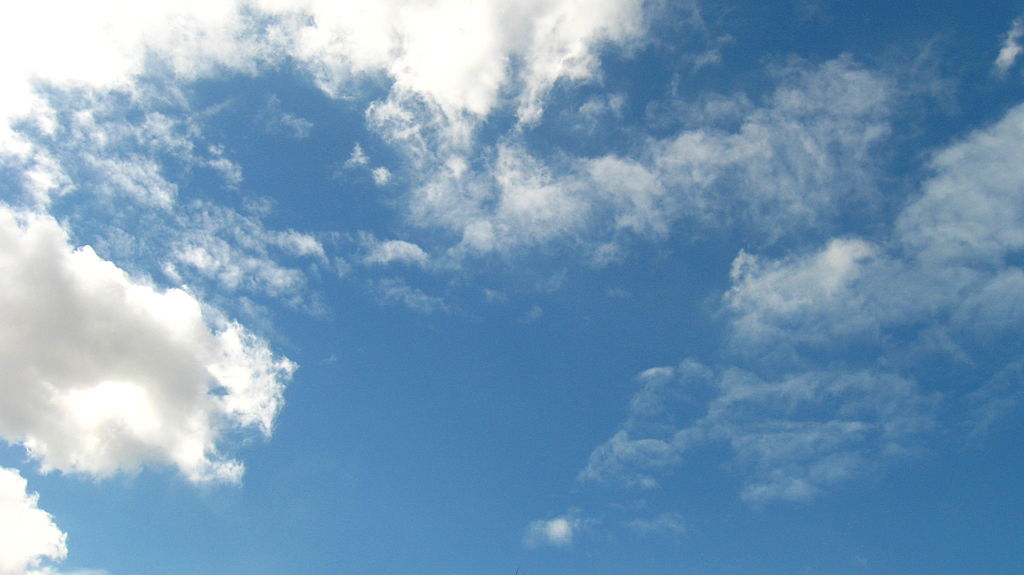
#> input picture 00_Image_Processing/images/sky.jpg, 1024 x 575 px, found by its file name
$ jupyter execute 02_Image_Processing_Functions.ipynb
#> lines starting #> are read from the running program, lines starting #| are printed output that depends on the picture
import cv2 # OpenCV use as cv2 in python

[cell 1]
# this is to show the colorful image

import cv2

img1 = cv2.imread("/Users/mekalathuruchenchaiah/Desktop/PROGRAMMING/Computer Vision/00_Image_Processing/images/sky.jpg", 1) # After the path if we keep 1 then it would be colored image, if we keep 0 then it would be gray scale image
#> img1 is the input picture: shape (575, 1024, 3); mean B, G, R 184.6, 154.6, 119
img1 = cv2.resize(img1, (600, 600)) # width and height
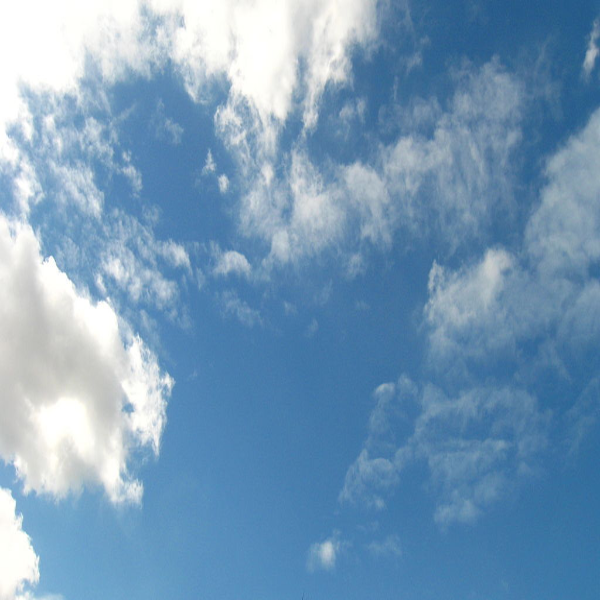
#> img1: shape (600, 600, 3); mean B, G, R 184.5, 154.5, 118.9
print(img1)
#> (printed output is left out)
cv2.imshow("Original", img1)
cv2.waitKey(10000) # 10 seconds it will hold the image
cv2.destroyAllWindows() # it will free all the windows
print("All windows freed")

[cell 2]
# Gray Scale image

import cv2

img2 = cv2.imread("/Users/mekalathuruchenchaiah/Desktop/PROGRAMMING/Computer Vision/00_Image_Processing/images/sky.jpg", 0)  # 0 means gray scale image
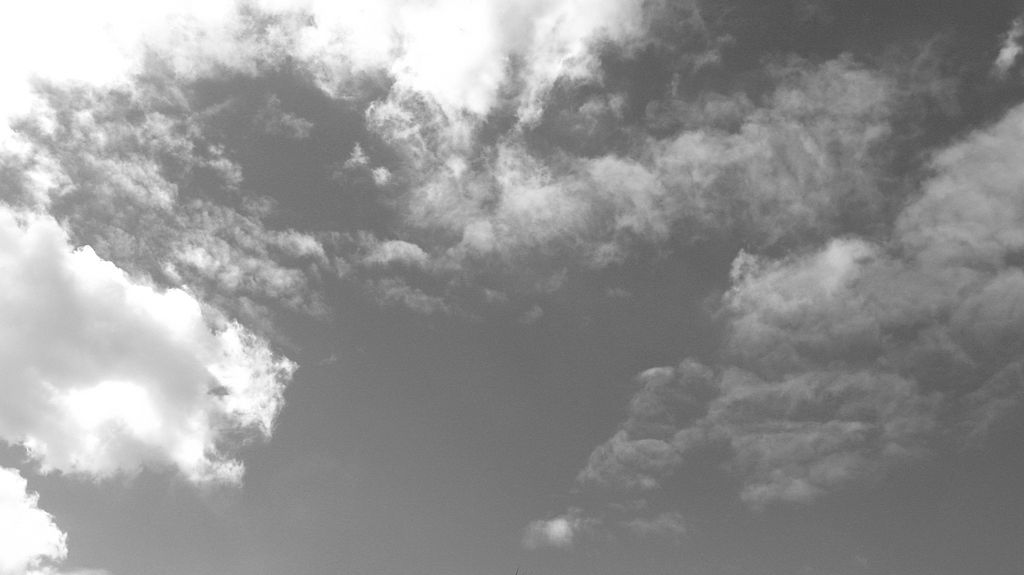
#> img2: shape (575, 1024); min 75, max 255, mean 147.4
img2 = cv2.resize(img2, (900, 600))
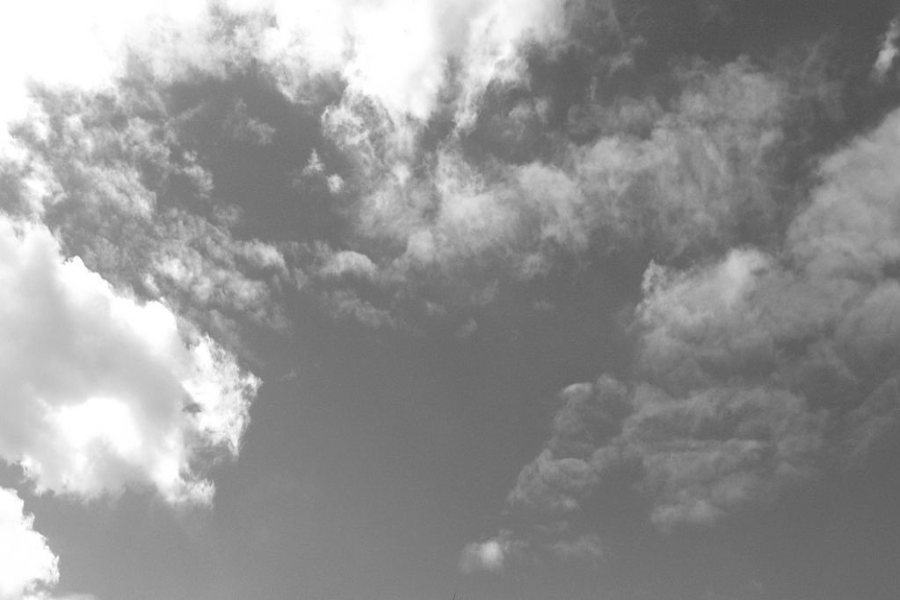
#> img2: shape (600, 900); min 76, max 255, mean 147.3
print("The array values of grayscale image", img2)
#> (printed output is left out)
cv2.imshow("Gray Scale Image", img2)
cv2.waitKey(5000)        # 5000 milli seconds
cv2.destroyAllWindows() # frees the memory
print("Memory Freed")

[cell 3]
# Saturated colors

import cv2

img3 = cv2.imread("/Users/mekalathuruchenchaiah/Desktop/PROGRAMMING/Computer Vision/00_Image_Processing/images/sky.jpg", -1) # -1 means the saturated image
img3 = cv2.resize(img3, (1000, 600))
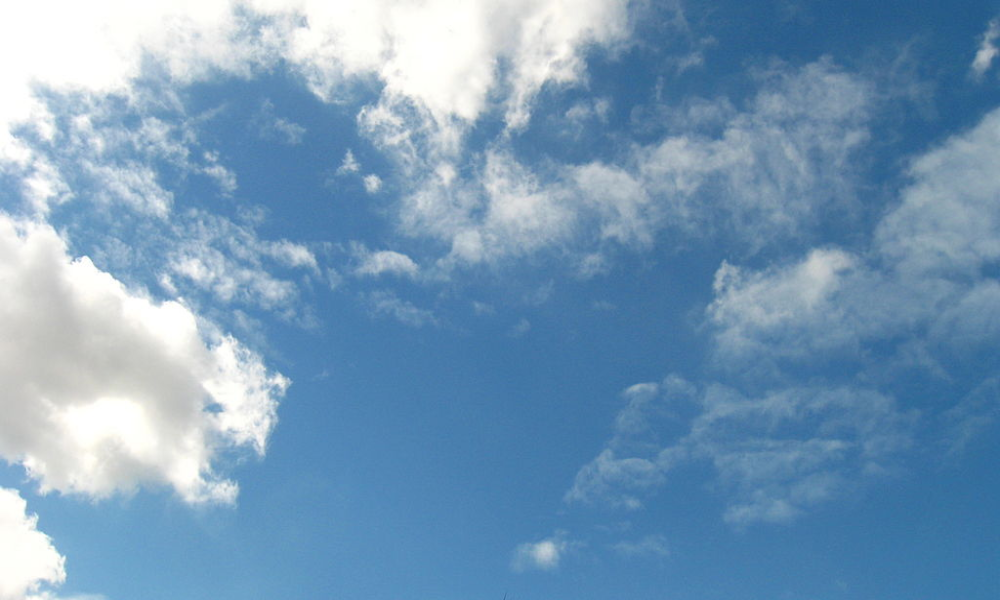
#> img3: shape (600, 1000, 3); mean B, G, R 184.5, 154.5, 118.9
print("The image values of array is :",img3)
#> (printed output is left out)
cv2.imshow("The Saturated Image", img3)
cv2.waitKey(5000)        #5000 milli seconds
cv2.destroyAllWindows()
print("The memory is freed now")

#### Mini Project

[cell 4]
path = input("Please enter the path of the image :")
#> the answer given: images/sky.jpg
print("The path you entered is :", path)
# /Users/mekalathuruchenchaiah/Desktop/PROGRAMMING/Computer Vision/00_Image_Processing/images/waymo_car.jpg

image1 = cv2.imread(path, 0) # Convert image to grayscale
image1 = cv2.resize(image1, (700, 600))
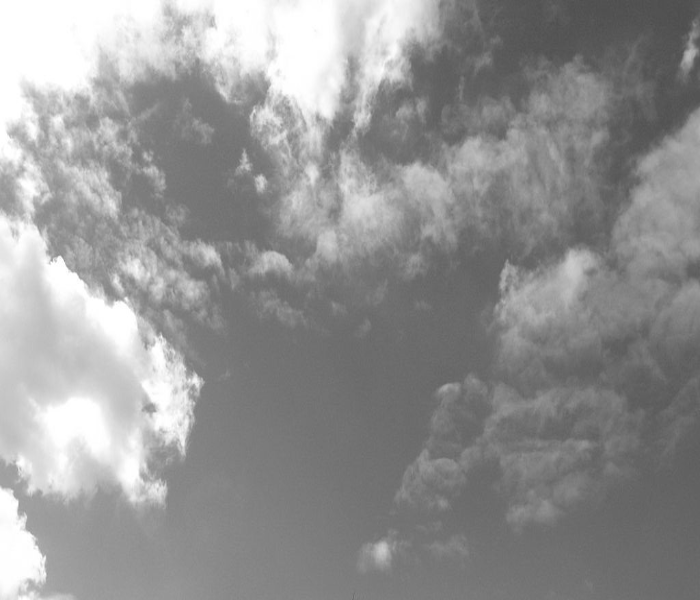
#> image1: shape (600, 700); min 76, max 255, mean 147.3
image1 = cv2.flip(image1, -1) # It accepts 3 parameters,0: Inverted -1:Inverted, 1: straight
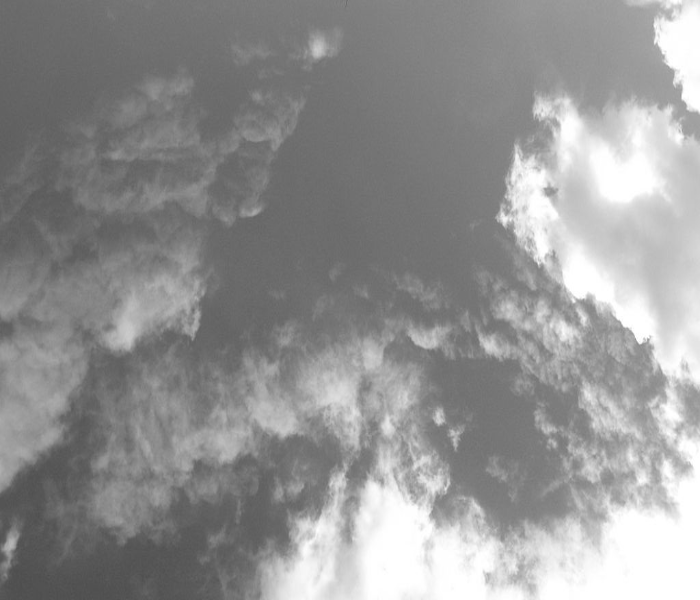
#> image1: shape (600, 700); min 76, max 255, mean 147.3
cv2.imshow("Converted Gray Scale Image", image1)


cv2.waitKey(5000)
cv2.destroyAllWindows()
print("All the memory is  freed")
